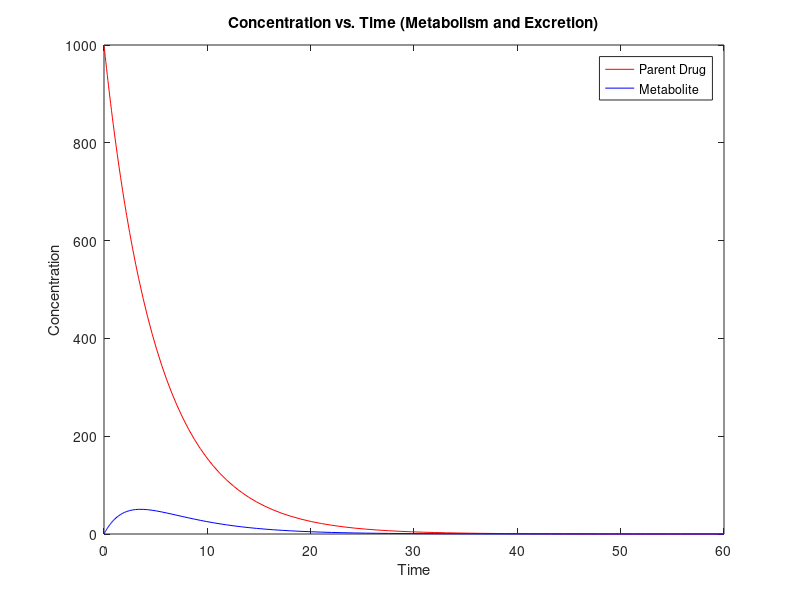

This chart was generated by the following MATLAB code:
function metabolism_model()
 
    Vb = 50;  % Volume of distribution for parent drug
    Vm = 50;  % Volume of distribution for metabolite 
    k = 10;   % Rate constant for elimination of parent drug
    km = 20; % Rate constant for elimination of metabolite
    fc = 0.3; % Fraction of metabolite converted back to parent drug
    fm = 0.2; % Fraction of parent drug converted to metabolite

    % Simulation parameters
    tspan = [0 60];  % Simulation time (minutes)
    initial_conditions = [1000 0];  % Initial drug mass from IV bolus injection
    
    % Solve the differential equations using ode45
    [t, drug_amounts] = ode45(@(t, y) ode_equations(y, Vb, Vm, k, km, fc, fm), tspan, initial_conditions);

    % Plot drug amounts in the central and peripheral compartments
    figure;
    plot(t, drug_amounts(:, 1), 'r-', t, drug_amounts(:, 2), 'b-');
    xlabel('Time');
    ylabel('Concentration');
    legend('Parent Drug', 'Metabolite');
    title('Concentration vs. Time (Metabolism and Excretion)');

end

function dydt = ode_equations(y, Vb, Vm, k, km, fc, fm)
   
    C = y(1) / Vb;  
    Cm = y(2) / Vm; 

    dydt = [
             -k*C + fc*km*Cm*(Vm/Vb);
             -km*Cm + fm*k*C*(Vb/Vm);
            ]; 
end